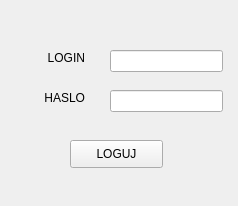
<?xml version="1.0" encoding="UTF-8"?>
<ui version="4.0">
 <class>Widget</class>
 <widget class="QWidget" name="Widget">
  <property name="geometry">
   <rect>
    <x>0</x>
    <y>0</y>
    <width>238</width>
    <height>206</height>
   </rect>
  </property>
  <property name="windowTitle">
   <string>Widget</string>
  </property>
  <widget class="QPushButton" name="pushButton">
   <property name="geometry">
    <rect>
     <x>70</x>
     <y>140</y>
     <width>93</width>
     <height>28</height>
    </rect>
   </property>
   <property name="text">
    <string>LOGUJ</string>
   </property>
  </widget>
  <widget class="QLabel" name="label">
   <property name="geometry">
    <rect>
     <x>30</x>
     <y>50</y>
     <width>55</width>
     <height>16</height>
    </rect>
   </property>
   <property name="text">
    <string>LOGIN</string>
   </property>
   <property name="alignment">
    <set>Qt::AlignRight|Qt::AlignTrailing|Qt::AlignVCenter</set>
   </property>
  </widget>
  <widget class="QLabel" name="label_2">
   <property name="geometry">
    <rect>
     <x>30</x>
     <y>90</y>
     <width>55</width>
     <height>16</height>
    </rect>
   </property>
   <property name="text">
    <string>HASLO</string>
   </property>
   <property name="alignment">
    <set>Qt::AlignRight|Qt::AlignTrailing|Qt::AlignVCenter</set>
   </property>
  </widget>
  <widget class="QLineEdit" name="login">
   <property name="geometry">
    <rect>
     <x>110</x>
     <y>50</y>
     <width>113</width>
     <height>22</height>
    </rect>
   </property>
  </widget>
  <widget class="QLineEdit" name="haslo">
   <property name="geometry">
    <rect>
     <x>110</x>
     <y>90</y>
     <width>113</width>
     <height>22</height>
    </rect>
   </property>
   <property name="echoMode">
    <enum>QLineEdit::Password</enum>
   </property>
  </widget>
 </widget>
 <resources/>
 <connections/>
</ui>
